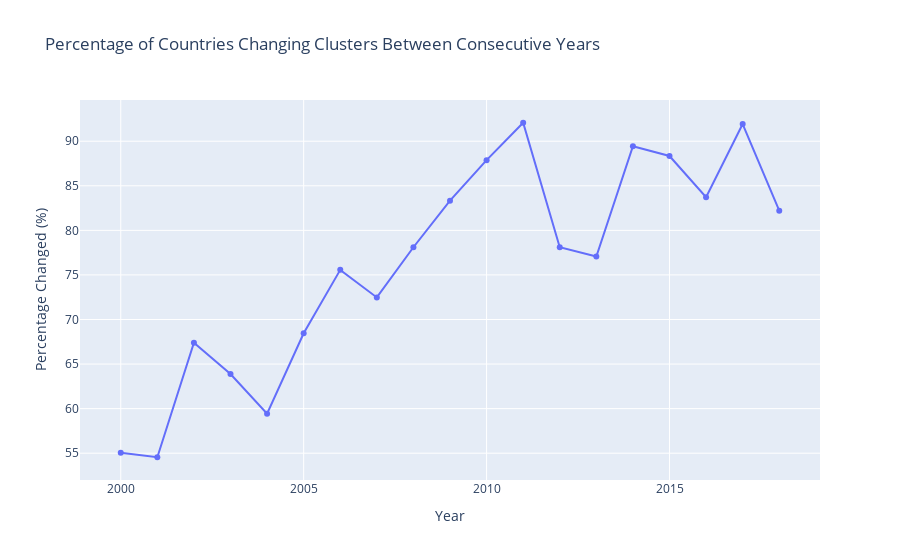

Notebook source saved alongside this figure:
### Markdown cell above
## PCA Cluster Stability

### Code cell
def analyze_cluster_stability(data_pca_df):
    # Make a copy of the data and filter out the special Year=9999 for Average
    data_pca_df = data_pca_df.copy()
    data_pca_df = data_pca_df[data_pca_df['Year'] != 9999]
    
    # Convert Year column to integer type if it's not already
    data_pca_df['Year'] = pd.to_numeric(data_pca_df['Year'].astype(str).str[:4], errors='coerce').astype('Int64')
    
    # Now proceed with the rest of the function
    years = sorted(data_pca_df['Year'].unique())
    countries = data_pca_df['Country Name'].unique()
    
    # Create a DataFrame to track cluster changes
    cluster_tracking = pd.DataFrame(index=countries)
    
    # Fill the DataFrame with cluster assignments for each year
    for year in years:
        year_data = data_pca_df[data_pca_df['Year'] == year]
        year_clusters = dict(zip(year_data['Country Name'], year_data['Cluster']))
        cluster_tracking[str(year)] = cluster_tracking.index.map(year_clusters)
    
    # Calculate the number of cluster changes for each country
    cluster_tracking['changes'] = cluster_tracking.apply(
        lambda row: sum(row[str(years[i])] != row[str(years[i+1])] 
                      for i in range(len(years)-1) 
                      if not pd.isna(row[str(years[i])]) and not pd.isna(row[str(years[i+1])])),
        axis=1
    )
    
    # Sort by number of changes
    cluster_tracking = cluster_tracking.sort_values('changes', ascending=False)
    
    # Display countries with the most and least cluster changes
    print("Countries with the most cluster changes:")
    display(cluster_tracking.head(10))
    
    print("\nCountries with the fewest cluster changes (excluding no data):")
    display(cluster_tracking[cluster_tracking['changes'] > 0].tail(10))
    
    # Calculate percentage of countries that changed clusters between consecutive years
    change_percentages = []
    for i in range(len(years)-1):
        year1, year2 = str(years[i]), str(years[i+1])
        valid_rows = cluster_tracking[[year1, year2]].dropna().shape[0]
        changes = sum(cluster_tracking[year1] != cluster_tracking[year2])
        change_percentages.append((years[i], years[i+1], changes / valid_rows * 100 if valid_rows > 0 else 0))
    
    # Plot the percentage of countries changing clusters over time
    change_df = pd.DataFrame(change_percentages, columns=['Year1', 'Year2', 'Change Percentage'])
    fig = px.line(change_df, x='Year1', y='Change Percentage', markers=True,
                 title='Percentage of Countries Changing Clusters Between Consecutive Years')
    fig.update_layout(xaxis_title='Year', yaxis_title='Percentage Changed (%)')
    fig.show()
    
    return cluster_tracking

# Run the stability analysis
cluster_stability = analyze_cluster_stability(data_pca_df)

### Figure 1 — Plotly figure (JSON) as saved in the notebook; plotly's stock layout.template omitted (floating-point values rounded to 4 significant figures)
{"data": [{"hovertemplate": "Year1=%{x}<br>Change Percentage=%{y}<extra></extra>", "legendgroup": "", "line": {"color": "#636efa", "dash": "solid"}, "marker": {"symbol": "circle"}, "mode": "markers+lines", "name": "", "orientation": "v", "showlegend": false, "type": "scatter", "x": [2000, 2001, 2002, 2003, 2004, 2005, 2006, 2007, 2008, 2009, 2010, 2011, 2012, 2013, 2014, 2015, 2016, 2017, 2018], "xaxis": "x", "y": [55.05, 54.55, 67.4, 63.89, 59.43, 68.45, 75.57, 72.47, 78.11, 83.33, 87.88, 92.07, 78.11, 77.06, 89.44, 88.34, 83.72, 91.93, 82.21], "yaxis": "y"}], "layout": {"legend": {"tracegroupgap": 0}, "title": {"text": "Percentage of Countries Changing Clusters Between Consecutive Years"}, "xaxis": {"anchor": "y", "domain": [0, 1], "title": {"text": "Year"}}, "yaxis": {"anchor": "x", "domain": [0, 1], "title": {"text": "Percentage Changed (%)"}}}}
